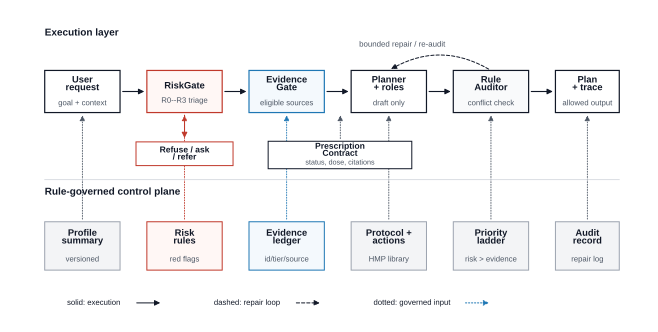

Recreate this plot in Python.
from pathlib import Path

import matplotlib as mpl
import matplotlib.pyplot as plt
from matplotlib.patches import FancyArrowPatch, Rectangle


OUT = Path(__file__).resolve().parent
BASE = OUT / "m_exrx_ieee_architecture"


mpl.rcParams.update(
    {
        "font.family": "sans-serif",
        "font.sans-serif": ["Arial", "Helvetica", "DejaVu Sans", "sans-serif"],
        "svg.fonttype": "none",
        "pdf.fonttype": 42,
        "font.size": 7.0,
        "axes.linewidth": 0.6,
        "figure.dpi": 180,
    }
)


INK = "#111827"
GRAY = "#4b5563"
LIGHT = "#f3f4f6"
VERY_LIGHT = "#f9fafb"
MID = "#9ca3af"
BLUE = "#1f77b4"
BLUE_LIGHT = "#f4f9fd"
RED = "#c0392b"
RED_LIGHT = "#fff7f5"


def add_box(
    ax,
    x,
    y,
    w,
    h,
    title,
    subtitle=None,
    edge=INK,
    face="white",
    lw=0.8,
    title_fs=7.0,
    subtitle_fs=5.8,
):
    patch = Rectangle((x, y), w, h, linewidth=lw, edgecolor=edge, facecolor=face, zorder=2)
    ax.add_patch(patch)
    ax.text(
        x + w / 2,
        y + h * (0.68 if subtitle and "\n" in title else 0.63 if subtitle else 0.50),
        title,
        ha="center",
        va="center",
        weight="bold",
        color=INK,
        fontsize=title_fs,
        linespacing=0.88,
        zorder=3,
    )
    if subtitle:
        ax.text(
            x + w / 2,
            y + h * (0.22 if "\n" in title else 0.28),
            subtitle,
            ha="center",
            va="center",
            color=GRAY,
            fontsize=subtitle_fs,
            linespacing=0.95,
            zorder=3,
        )
    return patch


def add_arrow(ax, start, end, color=INK, lw=0.8, dashed=False, dotted=False, rad=0.0):
    if dotted:
        linestyle = (0, (1.2, 1.8))
    elif dashed:
        linestyle = (0, (3.2, 2.0))
    else:
        linestyle = "solid"
    patch = FancyArrowPatch(
        start,
        end,
        arrowstyle="-|>",
        mutation_scale=8.5,
        linewidth=lw,
        color=color,
        linestyle=linestyle,
        connectionstyle=f"arc3,rad={rad}",
        shrinkA=2.0,
        shrinkB=2.0,
        zorder=1,
    )
    ax.add_patch(patch)
    return patch


def add_label(ax, x, y, text, size=7.0, color=GRAY, weight="normal", ha="center"):
    ax.text(x, y, text, ha=ha, va="center", color=color, fontsize=size, weight=weight)


def draw():
    fig = plt.figure(figsize=(6.65, 3.25))
    ax = fig.add_axes([0, 0, 1, 1])
    ax.set_xlim(0, 1)
    ax.set_ylim(0, 1)
    ax.axis("off")

    add_label(ax, 0.055, 0.925, "Execution layer", size=7.5, color=INK, weight="bold", ha="left")
    add_label(
        ax,
        0.055,
        0.415,
        "Rule-governed control plane",
        size=7.5,
        color=INK,
        weight="bold",
        ha="left",
    )

    top_y = 0.670
    top_h = 0.135
    cols = [
        (0.055, 0.118, "User\nrequest", "goal + context", INK, "white"),
        (0.215, 0.118, "RiskGate", "R0--R3 triage", RED, RED_LIGHT),
        (0.375, 0.118, "Evidence\nGate", "eligible sources", BLUE, BLUE_LIGHT),
        (0.535, 0.118, "Planner\n+ roles", "draft only", INK, "white"),
        (0.695, 0.118, "Rule\nAuditor", "conflict check", INK, VERY_LIGHT),
        (0.855, 0.100, "Plan\n+ trace", "allowed output", INK, "white"),
    ]

    for x, w, title, subtitle, edge, face in cols:
        add_box(ax, x, top_y, w, top_h, title, subtitle, edge=edge, face=face, lw=0.9)

    for idx in range(len(cols) - 1):
        x, w = cols[idx][0], cols[idx][1]
        nx = cols[idx + 1][0]
        add_arrow(ax, (x + w, top_y + top_h / 2), (nx, top_y + top_h / 2), color=INK, lw=0.8)

    # Unsafe or underspecified requests leave the prescription path early.
    risk_x = cols[1][0] + cols[1][1] / 2
    add_arrow(ax, (risk_x, top_y), (risk_x, 0.580), color=RED, lw=0.8)
    add_box(
        ax,
        0.198,
        0.500,
        0.152,
        0.076,
        "Refuse / ask\n/ refer",
        None,
        edge=RED,
        face="white",
        lw=0.75,
        title_fs=6.4,
    )

    # A single repair loop makes the governance path visible without clutter.
    audit_x = cols[4][0] + cols[4][1] / 2
    plan_x = cols[3][0] + cols[3][1] / 2
    add_arrow(ax, (audit_x, top_y + top_h), (plan_x, top_y + top_h), color=INK, lw=0.75, dashed=True, rad=0.30)
    ax.text(
        0.615,
        0.888,
        "bounded repair / re-audit",
        ha="center",
        va="center",
        color=GRAY,
        fontsize=5.9,
        bbox={"facecolor": "white", "edgecolor": "none", "pad": 1.0},
        zorder=4,
    )

    ax.plot([0.055, 0.955], [0.455, 0.455], color="#d1d5db", linewidth=0.6)

    ctrl_y = 0.165
    ctrl_h = 0.155
    ctrl_cols = [
        (0.055, 0.118, "Profile\nsummary", "versioned", MID, LIGHT, 0.114),
        (0.215, 0.118, "Risk\nrules", "red flags", RED, RED_LIGHT, risk_x),
        (0.375, 0.118, "Evidence\nledger", "id/tier/source", BLUE, BLUE_LIGHT, cols[2][0] + cols[2][1] / 2),
        (0.535, 0.118, "Protocol +\nactions", "HMP library", MID, LIGHT, cols[3][0] + cols[3][1] / 2),
        (0.695, 0.118, "Priority\nladder", "risk > evidence", MID, LIGHT, audit_x),
        (0.855, 0.100, "Audit\nrecord", "repair log", MID, LIGHT, cols[5][0] + cols[5][1] / 2),
    ]

    for x, w, title, subtitle, edge, face, target_x in ctrl_cols:
        add_box(ax, x, ctrl_y, w, ctrl_h, title, subtitle, edge=edge, face=face, lw=0.75)
        add_arrow(
            ax,
            (x + w / 2, ctrl_y + ctrl_h),
            (target_x, top_y),
            color=edge if edge in (BLUE, RED) else GRAY,
            lw=0.65,
            dotted=True,
        )

    add_box(
        ax,
        0.405,
        0.490,
        0.225,
        0.088,
        "Prescription\nContract",
        "status, dose, citations",
        edge=INK,
        face="white",
        lw=0.75,
        title_fs=6.4,
        subtitle_fs=5.4,
    )
    add_arrow(ax, (0.518, 0.578), (0.518, top_y), color=GRAY, lw=0.65, dotted=True)

    add_label(ax, 0.090, 0.060, "solid: execution", size=5.8, color=INK, ha="left")
    add_arrow(ax, (0.195, 0.060), (0.240, 0.060), color=INK, lw=0.75)
    add_label(ax, 0.320, 0.060, "dashed: repair loop", size=5.8, color=INK, ha="left")
    add_arrow(ax, (0.445, 0.060), (0.490, 0.060), color=INK, lw=0.75, dashed=True)
    add_label(ax, 0.570, 0.060, "dotted: governed input", size=5.8, color=INK, ha="left")
    add_arrow(ax, (0.710, 0.060), (0.755, 0.060), color=BLUE, lw=0.75, dotted=True)

    fig.savefig(BASE.with_suffix(".svg"), bbox_inches="tight")
    fig.savefig(BASE.with_suffix(".pdf"), bbox_inches="tight")
    fig.savefig(BASE.with_suffix(".png"), dpi=300, bbox_inches="tight")


if __name__ == "__main__":
    draw()
